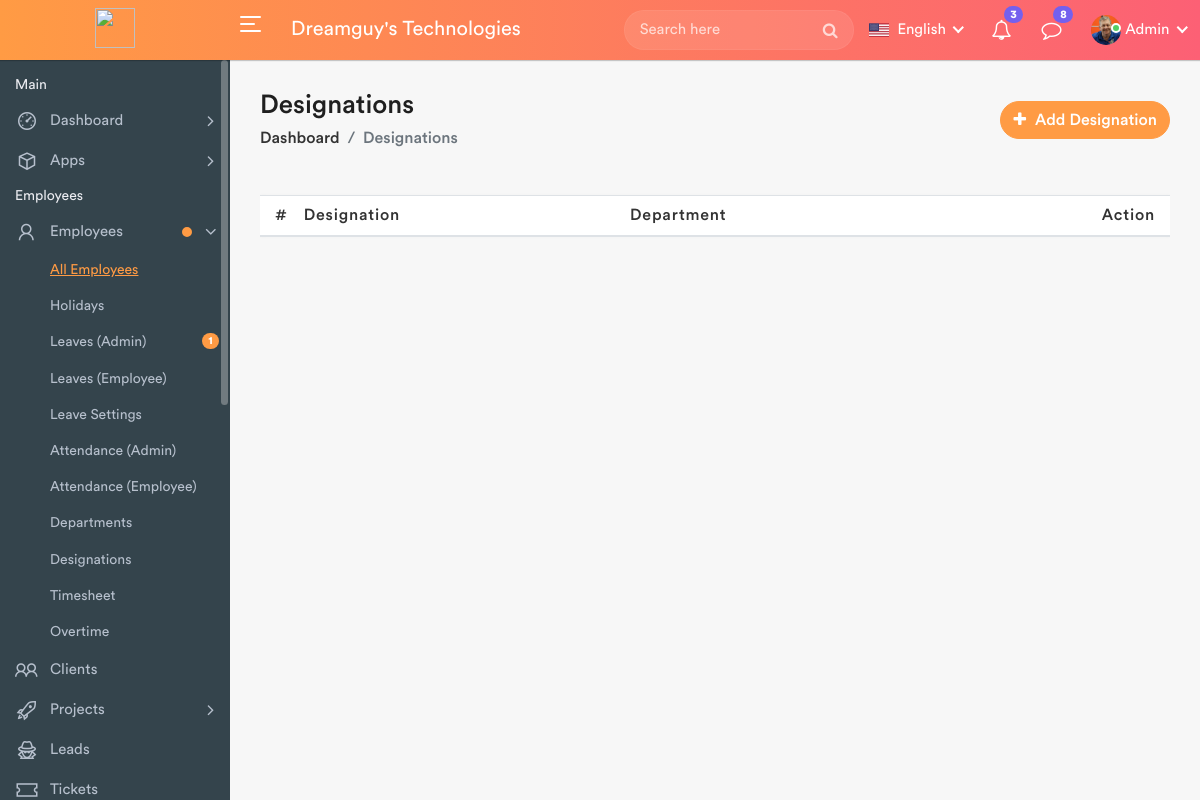
Page /designations on the earlier database version.
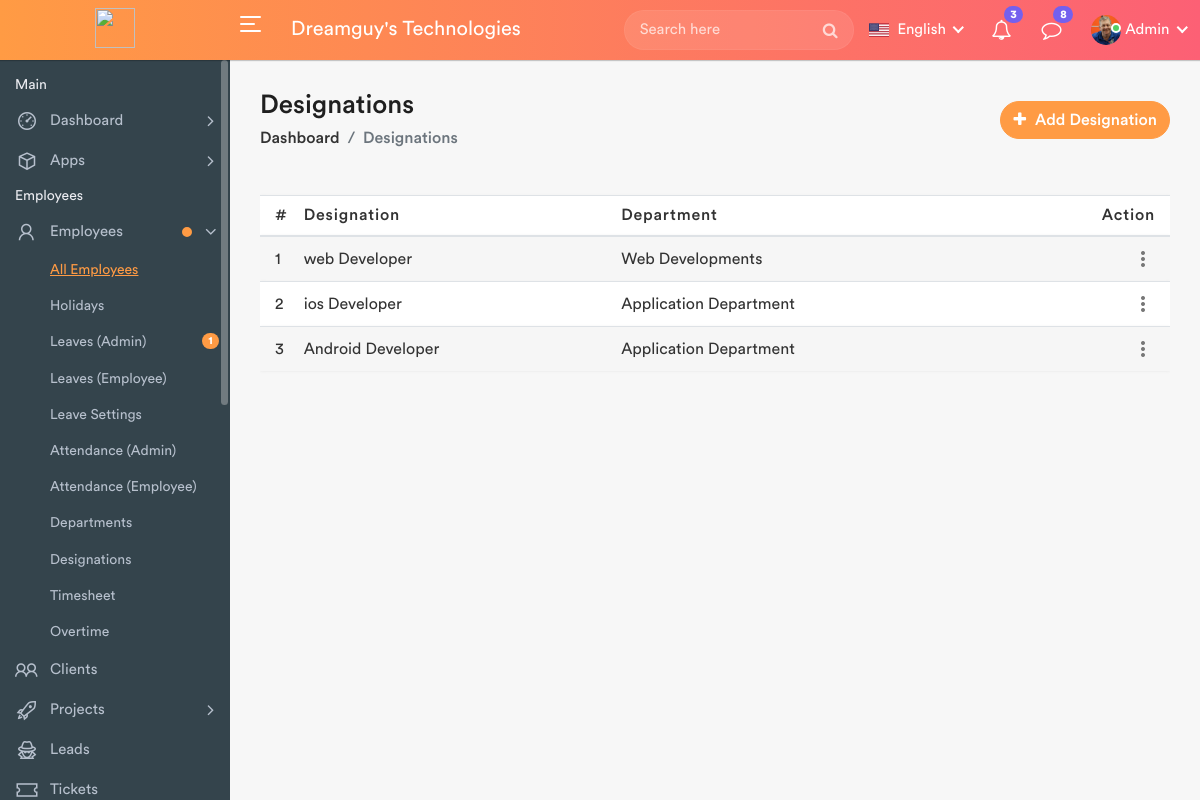
Same page on the later database version.
### HRMS_APP/models.py (models this page shows, shortened)
class Designation(models.Model):
    designation = models.CharField(max_length=100)
    department = models.ForeignKey(Department, on_delete=models.CASCADE)

class Department(models.Model):
    department = models.CharField(max_length=100)
    def __str__(self):
        return self.department

### HRMS_APP/views.py (the view, shortened to what this page needs)
# urls.py: path('designations', views.designations, name='designations'),
def designations(request):
    designation = Designation.objects.all()
    departments = Department.objects.all()
    return render(request, "designations.html", {'designation': designation, 'departments': departments})

### HRMS_APP/templates/designations.html (shortened to what this page needs)
{% extends "header.html" %}
{% load static %}
{% block content %}
            <div class="page-wrapper">
                <div class="content container-fluid">
					<div class="page-header">
						<div class="row align-items-center">
							<div class="col">
								<h3 class="page-title">Designations</h3>
								<ul class="breadcrumb">
									<li class="breadcrumb-item"><a href="index.html">Dashboard</a></li>
									<li class="breadcrumb-item active">Designations</li>
								</ul>
							</div>
							<div class="col-auto float-right ml-auto">
								<a href="#" class="btn add-btn" data-toggle="modal" data-target="#add_designation"><i class="fa fa-plus"></i> Add Designation</a>
							</div>
						</div>
					</div>
					<div class="row">
						<div class="col-md-12">
							<div class="table-responsive">
								<table class="table table-striped custom-table mb-0 datatable">
									<thead>
										<tr>
											<th style="width: 30px;">#</th>
											<th>Designation </th>
											<th>Department </th>
											<th class="text-right">Action</th>
										</tr>
									</thead>
									<tbody>
										{% for i in designation  %}
										<tr>
											<td>{{forloop.counter}}</td>
											<td>{{i.designation}}</td>
											<td>{{i.department}}</td>
											<td class="text-right">
                                            <div class="dropdown dropdown-action">
													<a href="#" class="action-icon dropdown-toggle" data-toggle="dropdown" aria-expanded="false"><i class="material-icons">more_vert</i></a>
												</div>
											</td>
										</tr>
										{% endfor %}
									</tbody>
								</table>
							</div>
						</div>
					</div>
                </div>
            </div>
        </div>
	{% endblock %}

### HRMS_APP/templates/header.html (shortened to what this page needs)
{% load static %}
<html lang="en">
    <head>
        <link rel="stylesheet" href="{% static 'assets\css\bootstrap.min.css' %}">
        <link rel="stylesheet" href="{% static 'assets\css\font-awesome.min.css' %}">
        <link rel="stylesheet" href="{% static 'assets\css\line-awesome.min.css' %}">
		<link rel="stylesheet" href="{% static 'assets\css\select2.min.css' %}">
		<link rel="stylesheet" href="{% static 'assets\css\bootstrap-datetimepicker.min.css' %}">
        <link rel="stylesheet" href="{% static 'assets\css\style.css' %}">
    </head>
    <body>
        <div class="main-wrapper">
            <div class="header">
                <div class="header-left" >
                    <a href="index.html" class="logo" style="padding-top: 0.5rem;">
						<img src="{% static 'assets\img\logo.png '%}" width="40" height="40" alt="" >
					</a>
                </div>
				<a id="toggle_btn" href="javascript:void(0);">
					<span class="bar-icon" style="padding-top: 1rem;">
						<span></span>
						<span></span>
						<span></span>
					</span>
				</a>
                <div class="page-title-box">
					<h3>Dreamguy's Technologies</h3>
                </div>
				<ul class="nav user-menu">
					<li class="nav-item">
						<div class="top-nav-search">
							<form action="search.html">
								<input class="form-control" type="text" placeholder="Search here">
								<button class="btn" type="submit"><i class="fa fa-search"></i></button>
							</form>
						</div>
					</li>
					<li class="nav-item dropdown has-arrow flag-nav">
						<a class="nav-link dropdown-toggle" data-toggle="dropdown" href="#" role="button">
							<img src="{% static 'assets\img\flags\us.png' %}" alt="" height="20"> <span>English</span>
						</a>
					</li>
					<li class="nav-item dropdown">
						<a href="#" class="dropdown-toggle nav-link" data-toggle="dropdown">
							<i class="fa fa-bell-o"></i> <span class="badge badge-pill">3</span>
						</a>
					</li>
					<li class="nav-item dropdown">
						<a href="#" class="dropdown-toggle nav-link" data-toggle="dropdown">
							<i class="fa fa-comment-o"></i> <span class="badge badge-pill">8</span>
						</a>
					</li>
					<li class="nav-item dropdown has-arrow main-drop">
						<a href="#" class="dropdown-toggle nav-link" data-toggle="dropdown">
							<span class="user-img"><img src="{% static 'assets\img\profiles\avatar-21.jpg'%}" alt="">
							<span class="status online"></span></span>
							<span>Admin</span>
						</a>
					</li>
				</ul>
            </div>
            <div class="sidebar" id="sidebar">
                <div class="sidebar-inner slimscroll">
					<div id="sidebar-menu" class="sidebar-menu">
						<ul>
							<li class="menu-title">
								<span>Main</span>
							</li>
							<li class="submenu">
								<a href="#"><i class="la la-dashboard"></i> <span> Dashboard</span> <span class="menu-arrow"></span></a>
							</li>
							<li class="submenu">
								<a href="#"><i class="la la-cube"></i> <span> Apps</span> <span class="menu-arrow"></span></a>
							</li>
							<li class="menu-title">
								<span>Employees</span>
							</li>
							<li class="submenu">
								<a href="#" class="noti-dot"><i class="la la-user"></i> <span> Employees</span> <span class="menu-arrow"></span></a>
								<ul style="display: none;">
									<li><a class="active" href="{% url "employees_list" %}">All Employees</a></li>
									<li><a href="holidays.html">Holidays</a></li>
									<li><a href="leaves.html">Leaves (Admin) <span class="badge badge-pill bg-primary float-right">1</span></a></li>
									<li><a href="leaves-employee.html">Leaves (Employee)</a></li>
									<li><a href="leave-settings.html">Leave Settings</a></li>
									<li><a href="attendance.html">Attendance (Admin)</a></li>
									<li><a href="attendance-employee.html">Attendance (Employee)</a></li>
									<li><a href="{% url "departments" %}">Departments</a></li>
									<li><a href="{% url "designations" %}">Designations</a></li>
									<li><a href="timesheet.html">Timesheet</a></li>
									<li><a href="overtime.html">Overtime</a></li>
								</ul>
							</li>
							<li>
								<a href="clients.html"><i class="la la-users"></i> <span>Clients</span></a>
							</li>
							<li class="submenu">
								<a href="#"><i class="la la-rocket"></i> <span> Projects</span> <span class="menu-arrow"></span></a>
							</li>
							<li>
								<a href="leads.html"><i class="la la-user-secret"></i> <span>Leads</span></a>
							</li>
							<li>
								<a href="tickets.html"><i class="la la-ticket"></i> <span>Tickets</span></a>
							</li>
						</ul>
					</div>
                </div>
            </div>
             {% block content %}
             {% endblock %}
    </body>
</html>
{% load sweetify %}

Differences in the rows shown:
added Designation: designation "web Developer", department "Web Developments"
added Designation: designation "ios Developer", department "Application Department"
added Designation: designation "Android Developer", department "Application Department"
